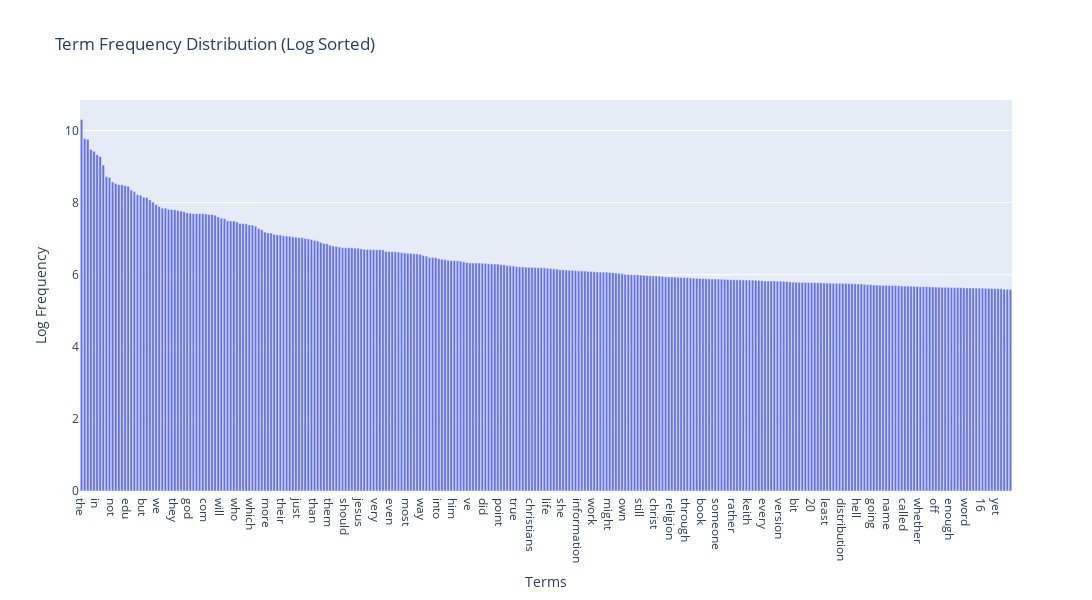

The code cell stored with this chart in its notebook:
### Markdown cell above
### >>> **Exercise 15 (take home):** 
You can copy the code from the previous exercise and change the 'term_frequencies' variable for the 'term_frequencies_log', comment about the differences that you observe and talk about other possible insights that we can get from a log distribution.

### Code cell
# Answer here
sorted_idx = np.argsort(term_frequencies_log)[::-1]
sample_size = 300

fig = go.Figure(data=[go.Bar(x=count_vect.get_feature_names_out()[sorted_idx[:sample_size]], 
                             y=np.array(term_frequencies_log)[sorted_idx[:sample_size]])])
fig.update_layout(title='Term Frequency Distribution (Log Sorted)',
                  xaxis_title='Terms',
                  yaxis_title='Log Frequency',
                  height=600,
                  width=2400)
fig.show()

### Figure 1 — Plotly figure (JSON) as saved in the notebook; plotly's stock layout.template omitted (floating-point values rounded to 4 significant figures; data arrays with more than 128 entries replaced by an {"elided": "..."} marker saying what was removed)
{"data": [{"type": "bar", "x": {"elided": "300 str values"}, "y": {"elided": "300 float values"}}], "layout": {"height": 600, "title": {"text": "Term Frequency Distribution (Log Sorted)"}, "width": 2400, "xaxis": {"title": {"text": "Terms"}}, "yaxis": {"title": {"text": "Log Frequency"}}}}
